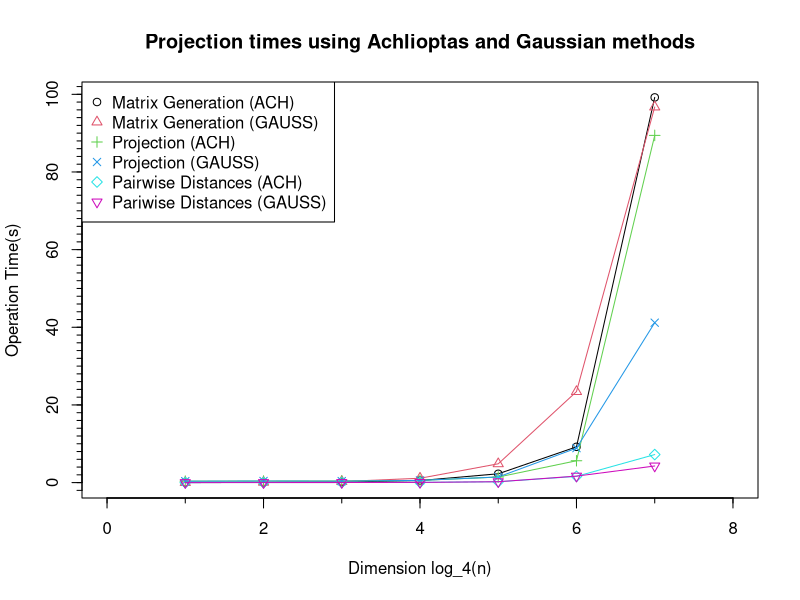
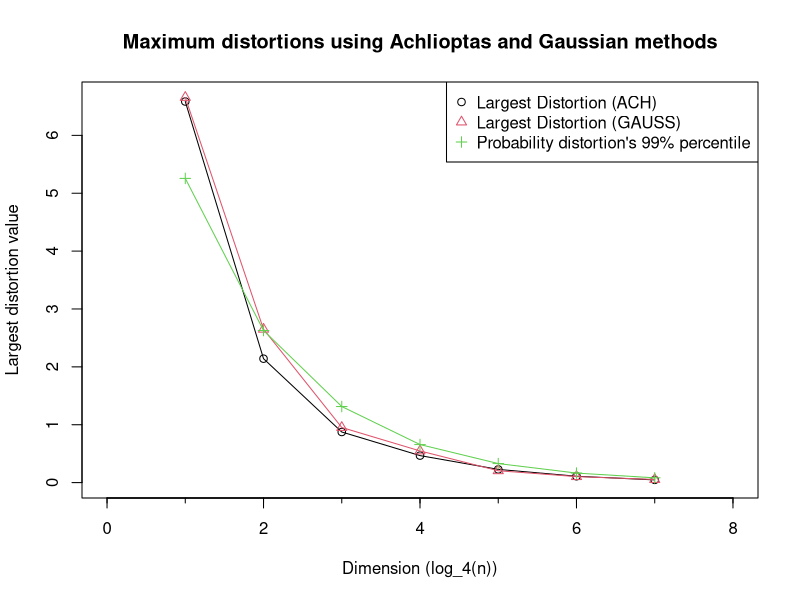

Source code (R) for these figures, in order: (Note: this script raises an error after producing the figures.)
library(Hmisc)

## Global configurations
plot.path <- "images/"
last.power <- 8

## Reading the data from the CSV files.
perf.data <- read.csv("output_clean.csv")
row.names <- c("gen_proj_mat_ach",
               "gen_proj_mat_gauss",
               "proj_ach",
               "proj_gauss",
               "proj_pdist_ach",
               "proj_pdist_gauss",
               "distortion_ach",
               "distortion_gauss",
               "p_99_error")

rownames(perf.data) <- row.names

key.names <- read.csv("keynames.csv", header = FALSE)
pdist.times <- read.csv("pdist-times.csv")

## Plots of the projection times
times.idx <- 1:6
times.xval <- numeric(length = last.power)

for (i in 1:last.power)
    times.xval[i] <- 4 ** i

y.up <- max(perf.data[times.idx, 1:7], na.rm = T)

old.wd <- getwd()
dir.create(plot.path, showWarnings = FALSE, recursive = TRUE)
setwd(plot.path)

png("projection-times_log-scale.png", width = 800, height = 800)

plot(x = 0,
     y = 0,
     type = 'n',
     xlim = c(0, last.power),
     ylim = c(0, y.up),
     xlab = "Dimension log_4(n)",
     ylab = "Operation Time(s)",
     main = "Projection times using Achlioptas and Gaussian methods")

minor.tick(nx = 2, ny = 10)

for (i in times.idx) {
    lines(x = 1:7, y = perf.data[i, 1:7], col = i)
    points(x = 1:7, y = perf.data[i, 1:7], col = i, pch = i)
}

legend(x = "topleft",
       legend = key.names$V1[times.idx],
       col = times.idx,
       pch = times.idx)

dev.off()

## Plots of the maximum distortions
max.dist.idx <- 7:9
y.up <- max(perf.data[max.dist.idx, 1:7], na.rm = T)

png("maximum-distortions_log-scale.png", width = 800, height = 800)

plot(x = 0,
     y = 0,
     type = 'n',
     xlim = c(0, last.power),
     ylim = c(0, y.up),
     xlab = "Dimension (log_4(n))",
     ylab = "Largest distortion value",
     main = "Maximum distortions using Achlioptas and Gaussian methods")

minor.tick(nx = 2, ny = 1)

for (i in 1:length(max.dist.idx)) {
    lines(x = 1:7, y = perf.data[max.dist.idx[i], 1:7], col = i)
    points(x = 1:7, y = perf.data[max.dist.idx[i], 1:7], col = i, pch = i)
}

legend(x = "topright",
       legend = key.names$V1[max.dist.idx],
       col = 1:3,
       pch = 1:3)

dev.off()

## Plots of the probability of such distortions
prob.dist.idx <- c(15, 16)
y.up <- max(perf.data[prob.dist.idx, 1:7], na.rm = T)

png("prob-maximum-distortions_log-scale.png", width = 800, height = 800)

plot(x = 0,
     y = 0,
     type = 'n',
     xlim = c(0, last.power),
     ylim = c(0, y.up),
     xlab = "Dimension (log_4(n))",
     ylab = "Probability of Maximum Distortion",
     main = "Probability of maximum distortions using Achlioptas and Gaussian methods")

minor.tick(nx = 2, ny = 10)

for (i in 1:length(prob.dist.idx)) {
    lines(x = 1:7, y = perf.data[prob.dist.idx[i], 1:7], col = i)
    points(x = 1:7, y = perf.data[prob.dist.idx[i], 1:7], col = i, pch = i)
}

legend(x = "topleft",
       legend = key.names$V1[prob.dist.idx],
       col = 1:2,
       pch = 1:2)

dev.off()

## Plots of the original pairwise distance times compared to the projected
## pairwise distance times.
mean.time <- mean(t(pdist.times))

ach.times.idx <- c(1, 3, 5)
gauss.times.idx <- c(2, 4, 6)

ach.total.times <- colSums(perf.data[ach.times.idx, 1:7])
gauss.total.times <- colSums(perf.data[gauss.times.idx, 1:7])
total.dist.times <- rbind(ach.total.times, gauss.total.times)

y.up <- max(rbind(ach.total.times, gauss.total.times), mean.time)

png("proj-times-comparison.png", width = 800, height = 800)

plot(x = 0,
     y = 0,
     type = 'n',
     xlim = c(0, last.power),
     ylim = c(0, y.up),
     xlab = "Dimension (log_4(n))",
     ylab = "Time (s)",
     main = "Time to calculate the pairwise distances (original data and projections)")

minor.tick(nx = 2, ny = 10)

for (i in 1:nrow(total.dist.times)) {
    lines(x = 1:7, y = total.dist.times[i, ], col = i+1)
    points(x = 1:7, y = total.dist.times[i, ], col = i+1, pch = i+1)
}

abline(h = mean.time)
points(rep(mean.time, times = 7))

text(x = 8, y = 35, labels = sprintf("%.4f", mean.time), col = 1)

legend(x = "topleft",
       legend = c("Original Pairwise Distances", "Pairwise Distances (ACH)", "Pairwise Distances (GAUSS)"),
       col = 1:3,
       pch = 1:3)

dev.off()

setwd(old.wd)
